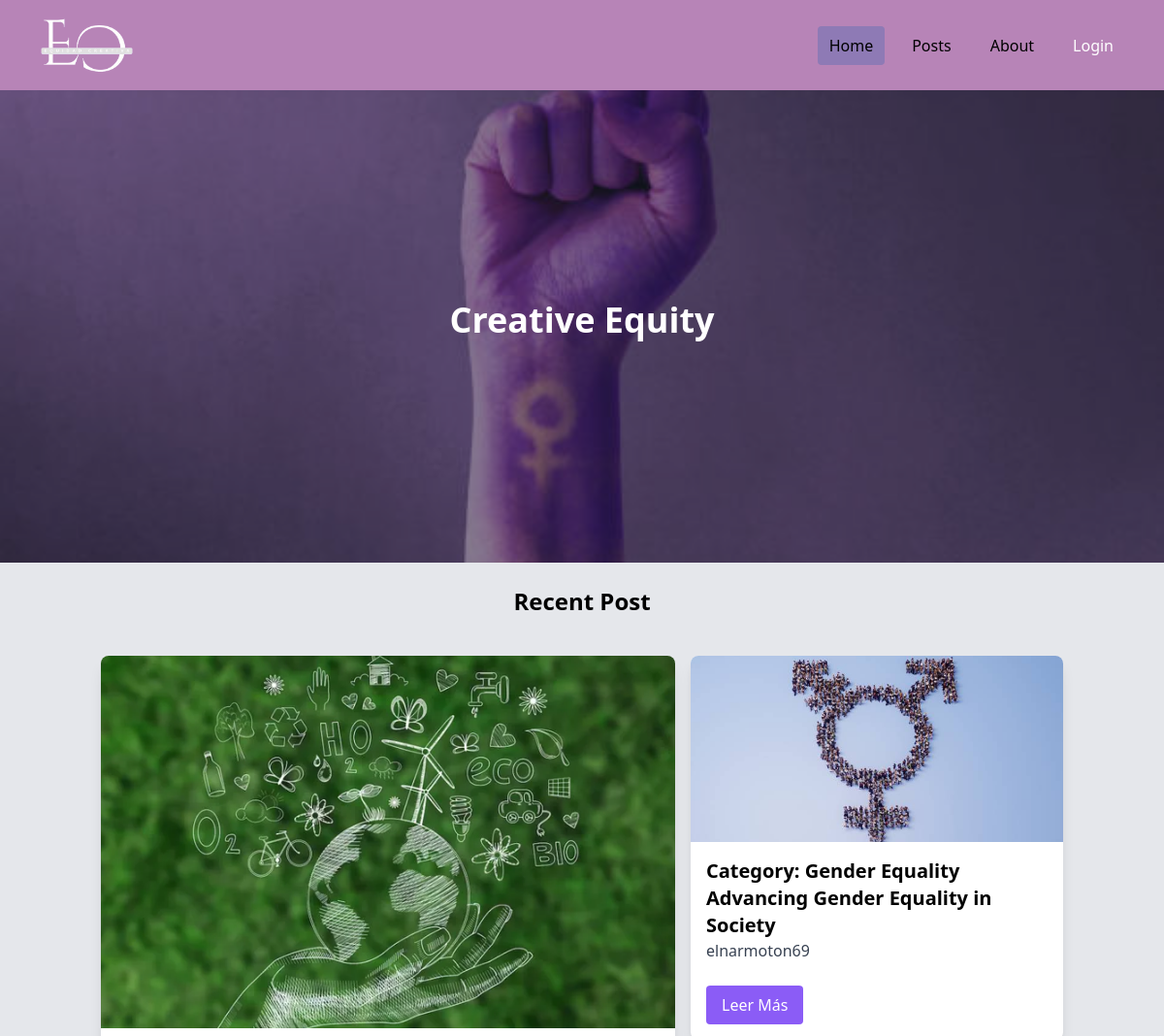
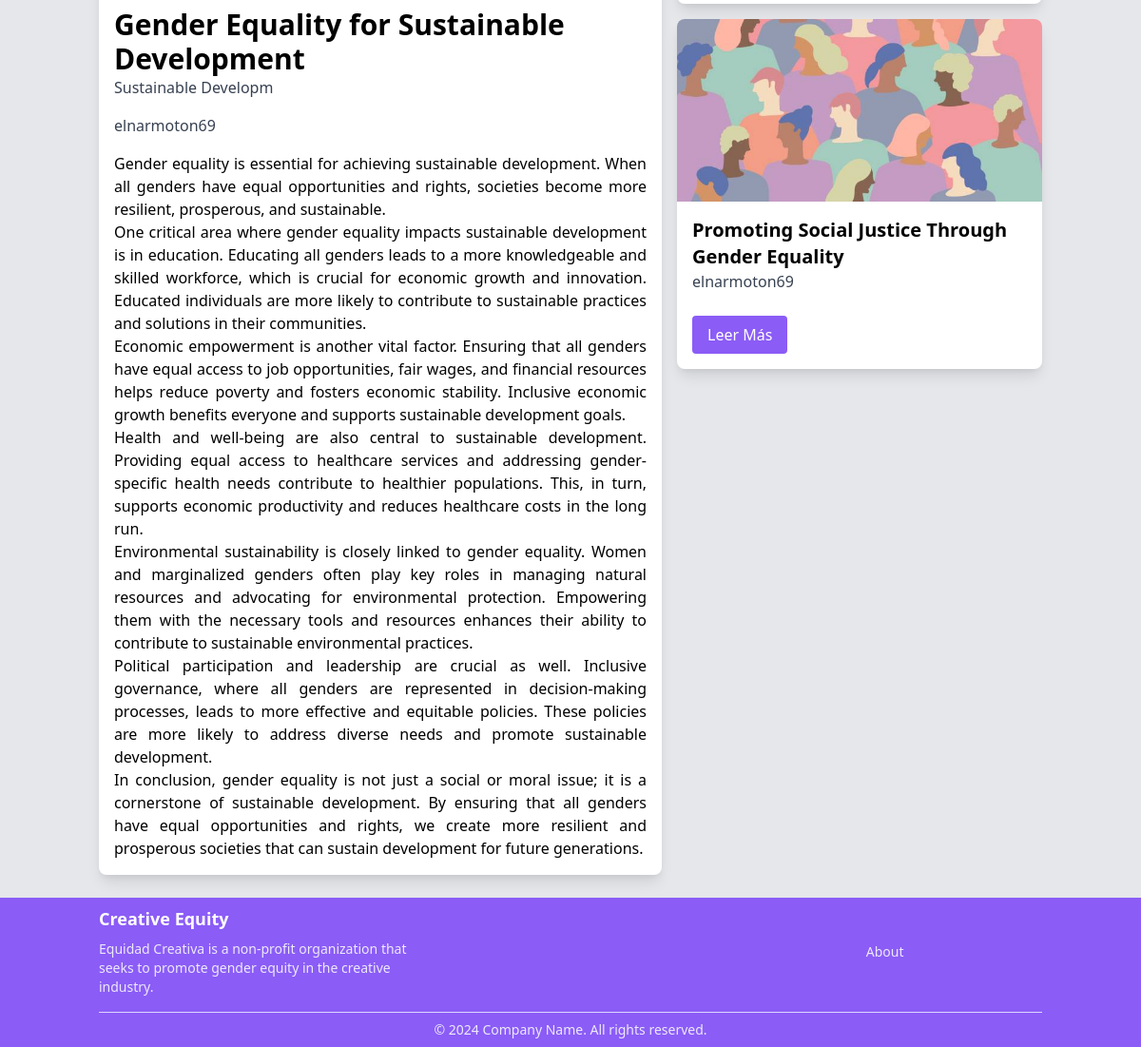
The app's page /home.php with its own data (2 pictures, top to bottom).
### tables this page shows
CREATE TABLE `posts` (
  `id` int(100) NOT NULL,
  `admin_id` int(100) NOT NULL,
  `name` varchar(100) NOT NULL,
  `title` varchar(100) NOT NULL,
  `content` varchar(10000) NOT NULL,
  `category` varchar(50) NOT NULL,
  `image` varchar(100) NOT NULL,
  `date` date NOT NULL DEFAULT current_timestamp(),
  `time` timestamp NOT NULL DEFAULT current_timestamp()
);

### base/conexion.php (called while the page is built, shortened)
<?php
	class Conexion
	{
		private $host='localhost';
		private $usuario='root';
		private $password = '';
		private $base='blog';
		public $sentencia;
		private $conexion;
		private function abrir_conexion(){
			$this->conexion = new mysqli($this->host,$this->usuario,$this->password,$this->base);
		}
		public function obtener_sentencia(){
			$result = $this->conexion->query($this->sentencia);
			return $result;
		}
	}
?>

### base/contacto.php (called while the page is built, shortened)
<?php
    include ("conexion.php");
    class Contacto extends Conexion {
        public function buscarPostReciente() {
            $this->sentencia = "SELECT * FROM posts ORDER BY date DESC LIMIT 2";
            $result = $this->obtener_sentencia();
            return $result;
        }
        public function buscarUltimoPost() {
            $this->sentencia = "SELECT * FROM posts ORDER BY time DESC LIMIT 1";
            $result = $this->obtener_sentencia();
            return $result;
        }
    }
?>

### home.php (the view, shortened to what this page needs)
<!DOCTYPE html>
<html lang="es">
<head>
    <link href="https://cdn.jsdelivr.net/npm/tailwindcss@2.2.19/dist/tailwind.min.css" rel="stylesheet">
</head>
<body class="bg-gray-200">
    <?php include("navbar.php"); ?>
    <div class="pt-20"></div>
    <div class="relative carousel-inner">
        <div class="carousel-item active" style="background-image: url('image/6.jpg')">
            <div class="bg-gray-900 bg-opacity-50 h-full flex items-center justify-center">
                <h1 class="text-white text-4xl font-bold">Creative Equity</h1>
            </div>
        </div>
    </div>
    <br>
    <h2 class="text-2xl font-bold text-center mb-4">Recent Post</h2>
    <div class="container mx-auto px-4 py-6 flex flex-col md:flex-row">
        <?php
        include("base/contacto.php");
        $contacto = new Contacto();
        $result = $contacto->buscarUltimoPost();
        if ($row = $result->fetch_assoc()) {
            echo "<div class='flex-1'>";
            echo "<div class='bg-white rounded-lg shadow-lg overflow-hidden'>";
            echo "<img src='image/" . $row['image'] . "' alt='Descripción de la imagen' class='w-full h-96 object-cover'>";
            echo "<div class='p-4'>";
            echo "<h2 class='text-3xl font-bold'>" . $row['title'] . "</h2>";
            echo "<p class='text-gray-700 mb-4'>" . $row['category'] . "</p>";
            echo "<p class='text-gray-700 mb-4'>" . $row['name'] . "</p>";
            echo "<p class='text-gray-700'>" . $row['content'] . "</p>";
            echo "</div>";
            echo "</div>";
            echo "</div>";
        } else {
            echo "<p>No hay publicaciones recientes.</p>";
        }
        ?>
        <aside class="md:ml-4 md:w-96">
            <div class="grid grid-cols-1 gap-4">
                <?php
                $result = $contacto->buscarPostReciente();
                while ($row = $result->fetch_assoc()) {
                    echo "<div class='bg-white rounded-lg shadow-lg overflow-hidden'>";
                    echo "<img src='image/" . $row['image'] . "' alt='Descripción de la imagen' class='w-full h-48 object-cover'>";
                    echo "<div class='p-4'>";
                    echo "<h2 class='text-xl font-bold'>" . $row['title'] . "</h2>";
                    echo "<p class='text-gray-700 mb-4'>" . $row['name'] . "</p>";
                    echo "<a href='publicaciones.php?id=" . $row['id'] . "'><button class='mt-2 bg-purple-500 text-white px-4 py-2 rounded hover:bg-purple-700 focus:outline-none'>Leer Más</button></a>";
                    echo "</div>";
                    echo "</div>";
                }
                ?>
            </div>
        </aside>
    </div>
</body>
<?php include("footer.php"); ?>
</html>

### home.php (style rules this page uses)
.carousel-inner { position: relative; overflow: hidden; height: 500px; }
.carousel-item { position: absolute; inset: 0; transition: opacity 1s ease; opacity: 0; background-size: cover; background-position: center; width: 100%; height: 100%; }
.carousel-item.active { position: relative; opacity: 1; }

### navbar.php (style rules this page uses)
.active { background-color: #8E7AB5; }

### records on screen
posts: image (picture), title "Gender Equality for Sustainable Development", category "Sustainable Developm", name "elnarmoton69", content "Gender equality is essential for achieving sustainable development. When all genders have equal opportunities and rights, societies become more resilient, prosperous, and sustainable. One critical area where gender equality impacts sustainable development is in education. Educating all genders leads to a more knowledgeable and skilled workforce, which is crucial for economic growth and innovation. Educated individuals are more likely to contribute to sustainable practices and solutions in their communities. Economic empowerment is another vital factor. Ensuring that all genders have equal access to job opportunities, fair wages, and financial resources helps reduce poverty and fosters…"
posts: image (picture), title "Category: Gender Equality Advancing Gender Equality in Society", name "elnarmoton69"
posts: image (picture), title "Promoting Social Justice Through Gender Equality", name "elnarmoton69"
